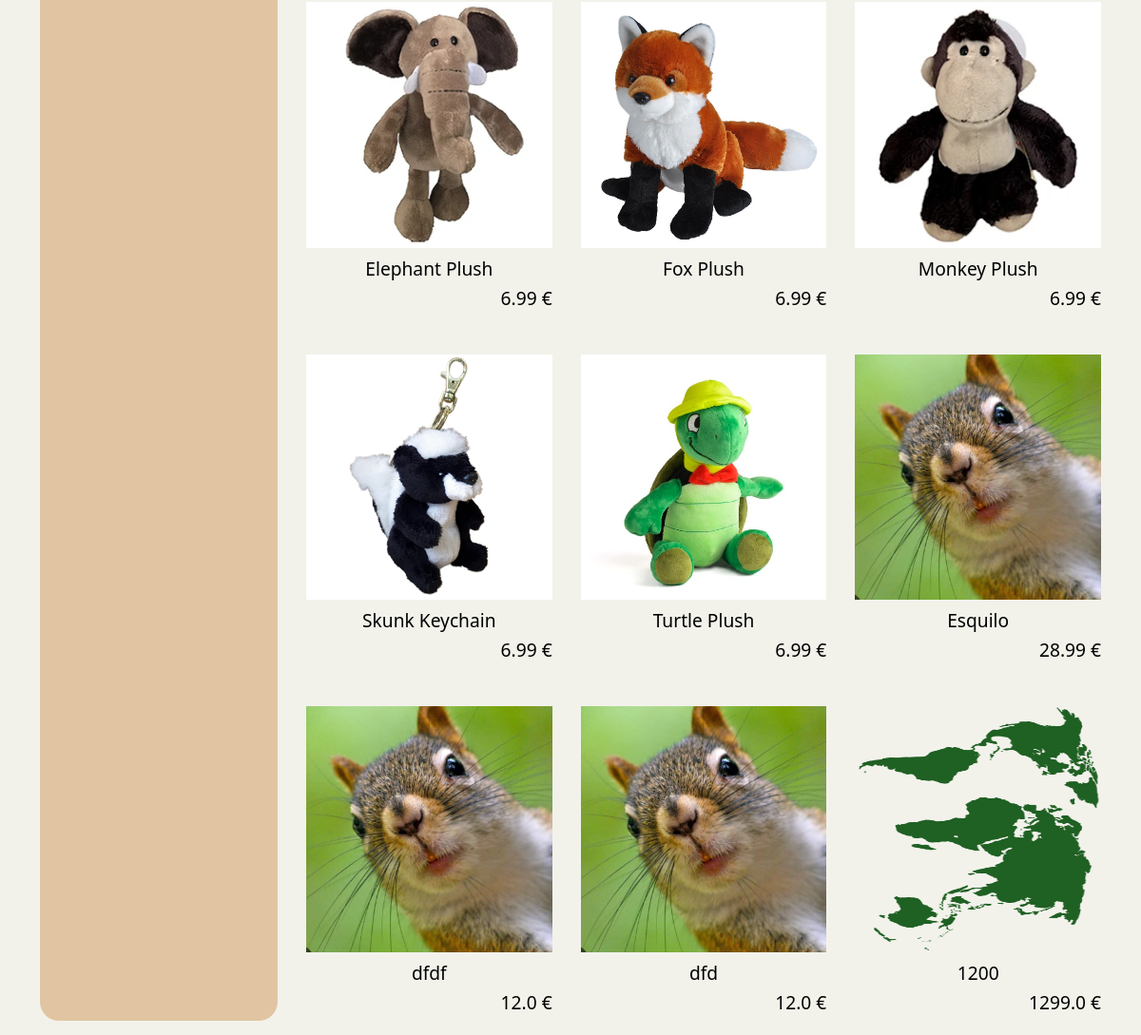
The app's page /shop (lower part), older data.
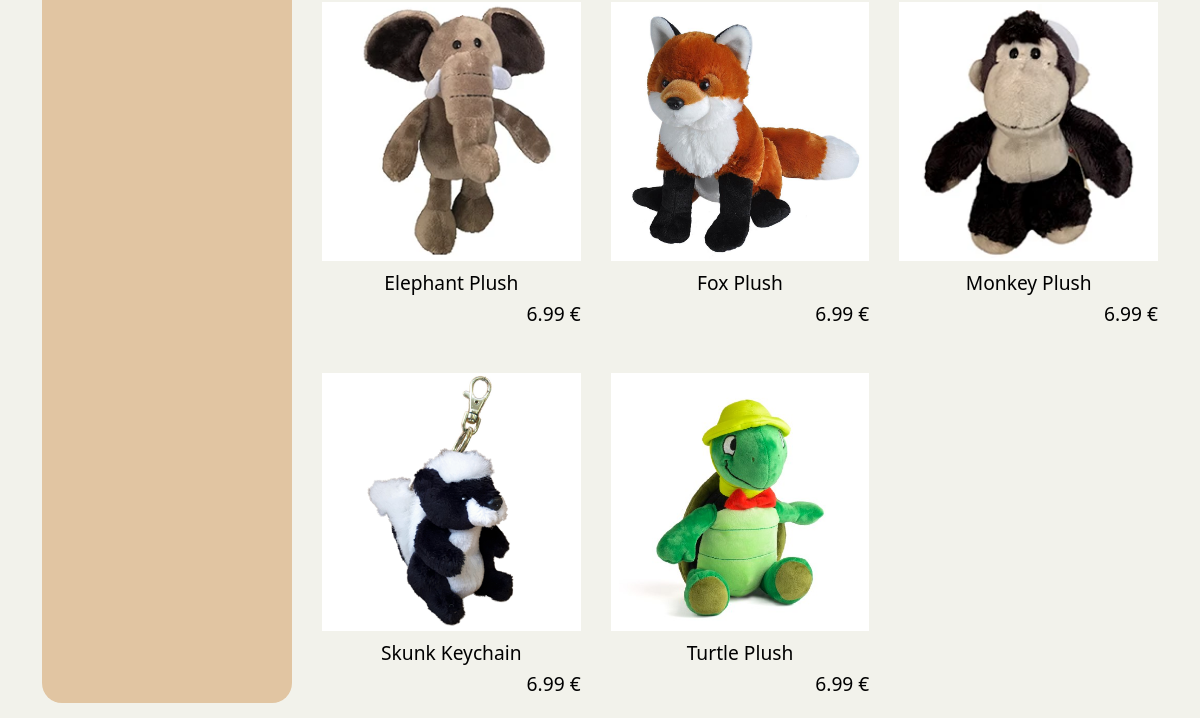
The same page, newer data.
### ZOO_App/models.py (models this page shows)
class Produto(models.Model):
    designacao = models.CharField(max_length=50)
    preco = models.FloatField()
    categoria = models.CharField(max_length=50)
    imagem = models.FileField(upload_to="Products", null=True)
    descricao = models.CharField(max_length=100)
    ativo = models.BooleanField(default=True)

### ZOO_App/views.py (the view)
# urls.py: path('shop',views.render_shop, name='shop'),
def render_shop(request):
    product_list = Produto.objects.filter(ativo=True)
    product_types=  []
    for product in product_list:
        if product.categoria not in product_types:
            product_types.append(product.categoria)
    if request.user.is_authenticated:
        list = getProductsInCart(request)
        context = {'product_list': product_list,'all' :list, "product_types": product_types
        }
        return render(request, 'ZOO_App/shop_archive.html', context)
    context = {'product_list': product_list, "product_types": product_types
    }
    return render(request, 'ZOO_App/shop_archive.html', context)

### ZOO_App/templates/ZOO_App/shop_archive.html (shortened to what this page needs)
{%extends "./index.html"%}
{% load static %}
{%block head%}
<link rel="stylesheet" href="{%static 'css\styleShop.css' %}">
    <link href='https://unpkg.com/boxicons@2.1.4/css/boxicons.min.css' rel='stylesheet'>
{%endblock%}
{%block conteudo%}
<body>
        <section class="shop container">
            <div class="shop-content-w-filter">
                <aside class="filters text-center" style="background-color: rgb(225, 197, 162); margin-top: 10px; border-radius: 20px;">
                    {% for produto in product_types %}
                    <label for="type1" style="font-size: large; margin-top: 10px;"> {{produto}}</label><br>
                    {% endfor %}
                </aside>
                <div class="shop-content">
                    {% for produto in product_list %}
                        <a class="product-box" name="{{produto.categoria}}" href="{% url 'ZOO_App:produto' produto.id%}">
                            <img src="{{ produto.imagem.url }}" alt="" class="product-image">
                            <h2 class="product-title">{{produto.designacao}}</h2>
                            <h4 class="product-price"> {{produto.preco}} € </h4>
                        </a>
                    {% endfor %}
                </div>
            </div>
        </section>
    {% endblock %}

Row changes from the older to the newer data that the page shows:
no longer on this page (row edited): Produto: imagem (picture), designacao "Esquilo", preco "28.99"
removed Produto: imagem (picture), designacao "dfdf", preco "12.0"
removed Produto: imagem (picture), designacao "dfd", preco "12.0"
removed Produto: imagem (picture), designacao "1200", preco "1299.0"
